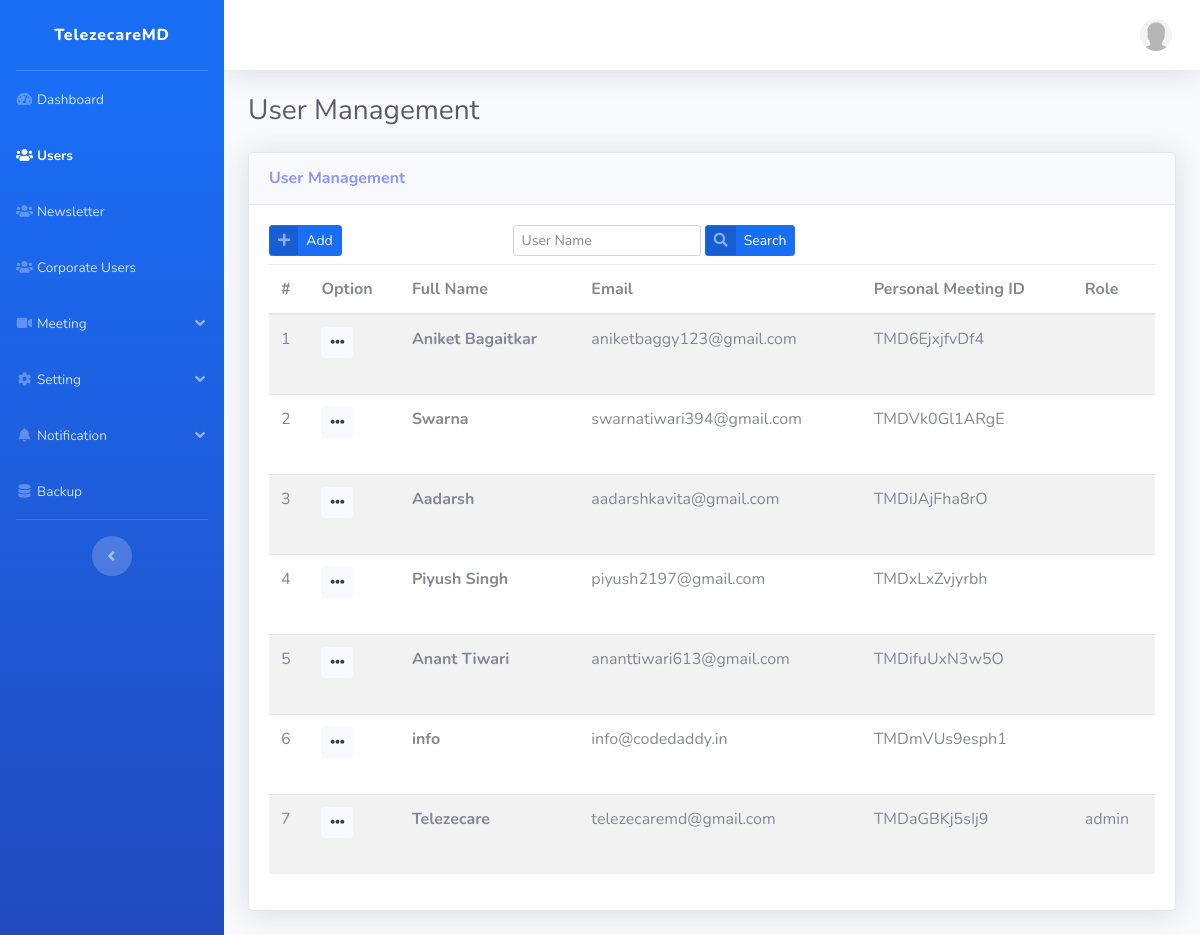
Screenshot of /admin/manage_user with the database file from the repository.
### tables this page shows
CREATE TABLE `user` (
  `user_id` int(11) NOT NULL,
  `name` longtext DEFAULT NULL,
  `email` longtext NOT NULL,
  `password` longtext NOT NULL,
  `gender` varchar(20) DEFAULT '1',
  `role` varchar(100) DEFAULT NULL,
  `token` mediumtext DEFAULT NULL,
  `join_date` datetime DEFAULT NULL,
  `last_login` datetime DEFAULT NULL,
  `deactivate_reason` mediumtext DEFAULT NULL,
  `status` int(10) NOT NULL DEFAULT 1,
  `phone` varchar(250) DEFAULT NULL,
  `dob` date DEFAULT '0000-00-00',
  `meeting_code` varchar(250) NOT NULL,
  `firebase_auth_uid` varchar(250) DEFAULT NULL,
  `login_status` varchar(20) DEFAULT NULL,
  `admin_verifcation` varchar(25) DEFAULT NULL,
  `is_corporate` int(11) NOT NULL DEFAULT 0,
  `profile` varchar(250) DEFAULT NULL,
  `created_at` datetime NOT NULL DEFAULT current_timestamp()
);

### application/controllers/Admin.php (called while the page is built, shortened)
<?php
class Admin extends CI_Controller {
    function manage_user($param1 = '', $param2 = ''){
        $name           = $this->input->get('name');
        $search_string = '';
        $total_rows     = $this->common_model->get_user_num_rows($name);
        $config                     = $this->common_model->pagination();
        $config["base_url"]         = base_url() . "admin/manage_user?".$search_string;
        $config["total_rows"]       = $total_rows;
        $config["per_page"]         = 15;
        $config["uri_segment"]      = 3;
        $config['page_query_string']= TRUE;
        $this->pagination->initialize($config);
        $data['last_row_num']       =  $this->uri->segment(3);
        $page                       = ($this->input->get('per_page') !="" || $this->input->get('per_page') !=NULL) ? $this->input->get('per_page') : 0;
        $data["users"]              = $this->common_model->get_users($name,$config["per_page"], $page);
        $data["links"]              = $this->pagination->create_links();
        $data['total_rows']         = $config["total_rows"];
        $data['page_name']          = 'user_manage';
        $data['page_title']         = 'User Management';
        $this->load->view('admin/index', $data);
    }
}

### index.php (called while the page is built, shortened)
<?php
require_once BASEPATH.'core/CodeIgniter.php';

### application/config/config.php (called while the page is built, shortened)
<?php
$config['base_url'] = ((isset($_SERVER['HTTPS']) && $_SERVER['HTTPS'] == "on") ? "https" : "http");
$config['base_url'] .= "://".$_SERVER['HTTP_HOST'];
$config['base_url'] .= str_replace(basename($_SERVER['SCRIPT_NAME']),"",$_SERVER['SCRIPT_NAME']);
$config['index_page'] = '';
$config['uri_protocol']	= 'REQUEST_URI';
$config['url_suffix'] = '.html';
$config['language']	= 'english';
$config['charset'] = 'UTF-8';
$config['enable_hooks'] = FALSE;
$config['subclass_prefix'] = 'MY_';
$config['composer_autoload'] = FALSE;
$config['permitted_uri_chars'] = 'a-z 0-9~%.:_\-';
$config['allow_get_array'] = TRUE;
$config['enable_query_strings'] = FALSE;
$config['controller_trigger'] = 'c';
$config['function_trigger'] = 'm';
$config['directory_trigger'] = 'd';
$config['log_threshold'] = 0;
$config['log_path'] = '';
$config['log_file_extension'] = '';
$config['log_file_permissions'] = 0644;
$config['log_date_format'] = 'Y-m-d H:i:s';
$config['error_views_path'] = '';
$config['cache_path'] = '';
$config['cache_query_string'] = FALSE;
$config['encryption_key'] = '34ef7333f63298c';
$config['sess_driver'] 				= 'database';
$config['sess_cookie_name'] 		= 'ci_session';
$config['sess_expiration'] 			= 7200;
$config['sess_save_path'] 			= 'ci_sessions';
$config['sess_match_ip'] 			= FALSE;
$config['sess_time_to_update'] 		= 300;
$config['sess_regenerate_destroy'] 	= FALSE;
$config['cookie_prefix']	= '';
$config['cookie_domain']	= '';
$config['cookie_path']		= '/';
$config['cookie_secure']	= FALSE;
$config['cookie_httponly'] 	= FALSE;
$config['standardize_newlines'] = FALSE;
$config['global_xss_filtering'] = FALSE;
$config['csrf_protection'] = FALSE;
$config['csrf_token_name'] = 'csrf_test_name';
$config['csrf_cookie_name'] = 'csrf_cookie_name';
$config['csrf_expire'] = 7200;
$config['csrf_regenerate'] = TRUE;
$config['csrf_exclude_uris'] = array();
$config['compress_output'] = FALSE;
$config['time_reference'] = 'local';
$config['rewrite_short_tags'] = FALSE;
$config['proxy_ips'] = '';

### application/models/Common_model.php (called while the page is built, shortened)
<?php if ( ! defined('BASEPATH')) exit('No direct script access allowed');
class Common_model extends CI_Model {
    function pagination(){
        $config['full_tag_open']    = '<ul class ="pagination">';
        $config['full_tag_close']   = '</ul>';
        $config['first_link']       = '«';
        $config['first_tag_open']   = '<li class="page-item page-link">';
        $config['first_tag_close']  = '</li>';
        $config['last_link']        = '»';
        $config['last_tag_open']    = '<li class="page-item page-link">';
        $config['last_tag_close']   = '</li>';
        $config['next_link']        = '&rarr;';
        $config['next_tag_open']    = '<li class="page-item page-link">';
        $config['next_tag_close']   = '</li>';
        $config['prev_link']        = '&larr;';
        $config['prev_tag_open']    = '<li class="page-item page-link">';
        $config['prev_tag_close']   = '</li>';
        $config['cur_tag_open']     = '<li class="page-item active"><a class="page-link" href="#">';
        $config['cur_tag_close']    = '</a></li>';
        $config['num_tag_open']     = '<li class="page-item page-number">';
        $config['num_tag_close']    = '</li>';
        return $config;
    }
    public function get_users($name='',$limit=NULL, $start=NULL)
    {
        $this->db->order_by('user_id',"DESC");
        $this->db->limit($limit,$start);
        return $this->db->get('user')->result_array();
    }
}

### application/views/admin/user_manage.php (the view, shortened to what this page needs)
<div class="card shadow mb-4">
    <div class="card-header py-3">
      <h6 class="m-0 font-weight-bold text-primary"><?php echo $page_title;?></h6>
    </div>
    <div class="card-body">
        <div class="row">
            <div class="col-sm-12">
                <div class="row">
                    <div class="col-md-3">
                        <button class="btn btn-primary btn-sm btn-icon-split" data-toggle="modal" data-target="#mymodal" data-id="<?php echo base_url() . 'admin/view_modal/user_add';?>" id="menu">
                            <span class="icon text-white-50"><i class="fa fa-plus"></i></span>
                            <span class="text">Add</span>
                        </button>
                        <br>
                    </div>
                    <div class="col-md-9">
                        <form class="form-inline " method="get" action="<?php echo base_url('admin/manage_user') ?>">
                            <div class="form-group mx-sm-3 mb-2">
                                <input type="text" name="name" value="<?php if(isset($name)){ echo $name;} ?>" class="form-control form-control-sm" id="title" placeholder="User Name">&nbsp;
                                <button type="submit" class="btn btn-primary btn-sm btn-icon-split">
                                    <span class="icon text-white-50"><i class="fa fa-search"></i></span>
                                    <span class="text">Search</span>
                                </button>
                            </div>
                        </form>
                    </div>
                </div>
                <table class="table table-striped">
                    <thead>
                        <tr>
                            <th>#</th>
                            <th>Option</th>
                            <th>Full Name</th>
                            <th>Email</th>
                            <th>Personal Meeting ID</th>
                            <th>Role</th>
                        </tr>
                    </thead>
                    <tbody>
                        <?php $sl = 1;
                            foreach ($users as $user):
                        ?>
                        <tr id='row_<?php echo $user['user_id'];?>'>
                            <td><?php echo $sl++;?></td>
                            <td>
                                <div class="dropdown no-arrow mb-4">
                                    <button class="btn btn-light btn-sm dropdown-toggle" type="button" id="dropdownMenuButton" data-toggle="dropdown" aria-haspopup="true" aria-expanded="false"><i class="fa fa-ellipsis-h" aria-hidden="true"></i></button>
                                </div>
                            </td>
                            <td><strong><?php echo $user['name'];?></strong></td>
                            <td><?php echo $user['email'];?></td>
                            <td><?php echo $user['meeting_code'];?></td>
                            <td><?php echo $user['role'];?></td>
                        </tr>
                        <?php endforeach;?>
                    </tbody>
                </table>
            </div>
        </div>
    </div>
</div>

### rows the page displays
user: name "Aniket Bagaitkar", email "aniketbaggy123@gmail.com", meeting_code "TMD6EjxjfvDf4"
user: name "Swarna", email "swarnatiwari394@gmail.com", meeting_code "TMDVk0Gl1ARgE"
user: name "Aadarsh", email "aadarshkavita@gmail.com", meeting_code "TMDiJAjFha8rO"
user: name "Piyush Singh", email "piyush2197@gmail.com", meeting_code "TMDxLxZvjyrbh"
user: name "Anant Tiwari", email "ananttiwari613@gmail.com", meeting_code "TMDifuUxN3w5O"
user: name "info", email "info@codedaddy.in", meeting_code "TMDmVUs9esph1"
user: name "Telezecare", email "telezecaremd@gmail.com", meeting_code "TMDaGBKj5sIj9", role "admin"

### other values shown
$page_title "User Management"
